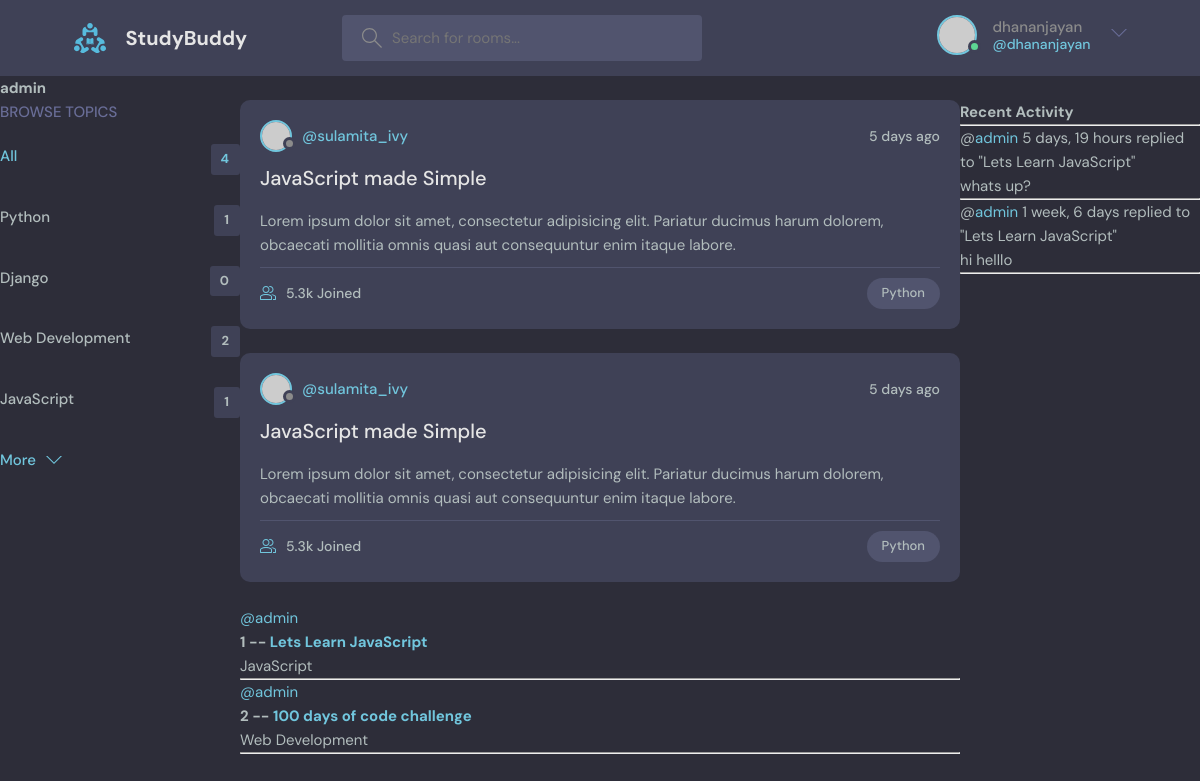
The page /profile/1/ (signed in) on the database its author committed.
### base/models.py (models this page shows, shortened)
class Topic(models.Model):
    name = models.CharField(max_length=200)

class Room(models.Model):
    host = models.ForeignKey(User, on_delete=models.SET_NULL, null=True)
    topic = models.ForeignKey(Topic, on_delete=models.SET_NULL, null=True)
    name = models.CharField(max_length=200)
    discription = models.TextField(null=True, blank=True)
    participants = models.ManyToManyField(User, related_name='participants', blank=True)
    updated = models.DateTimeField(auto_now=True)
    created = models.DateTimeField(auto_now_add=True)
    class Meta:
        ordering = ['-updated','-created']      # display the newest one first (recently updated or created room/post)
    def __str__(self):
        return self.name

class Message(models.Model):
    user = models.ForeignKey(User, on_delete=models.CASCADE)
    room = models.ForeignKey(Room, on_delete=models.CASCADE)  # CASCADE - delete all the messages in the room
    body =  models.TextField()
    updated = models.DateTimeField(auto_now=True)
    created = models.DateTimeField(auto_now_add=True)
    class Meta:
        ordering = ['-updated','-created']
    def __str__(self):
        return self.body[0:50]

### base/views.py (the view)
# urls.py: path('profile/<str:pk>/', views.userProfile, name="user-profile"),
def userProfile(request, pk):
    user = User.objects.get(id=pk)
    rooms = user.room_set.all()
    room_messages = user.message_set.all()
    topics = Topic.objects.all()
    context = {'user':user, 'rooms':rooms, 'room_messages':room_messages, 'topics':topics}
    return render(request, 'base/profile.html', context)

### base/templates/base/profile.html (shortened to what this page needs)
{% extends 'main.html' %}
{% block content %}
<h1>{{user.username}}</h1>
<div class="profile-container">
    <div>
        {% include 'base/topics_component.html' %}
    </div>
    <div>
        {% include 'base/feed_component.html' %}
    </div>
    <div>
        {% include 'base/activity_component.html' %}
    </div>
</div>
{% endblock content %}

### templates/navbar.html (shortened to what this page needs)
{% load static %}
<header class="header header--loggedIn">
    <div class="container">
      <a href="{% url 'home' %}" class="header__logo">
        <img src="{% static 'images/logo.svg' %}" />
        <h1>StudyBuddy</h1>
      </a>
      <form class="header__search" method="GET" action="{% url 'home' %}">
        <label>
          <input name="q" placeholder="Search for rooms..." />
        </label>
      </form>
      <nav class="header__menu">
        {% if request.user.is_authenticated %}
        <div class="header__user">
          <a href="profile.html">
            <div class="avatar avatar--medium active">
              <img src="https://randomuser.me/api/portraits/men/37.jpg" />
            </div>
            <p>{{request.user.username}} <span>@{{request.user.username}}</span></p>
          </a>
          <button class="dropdown-button">
            <svg version="1.1" xmlns="http://www.w3.org/2000/svg" width="32" height="32" viewBox="0 0 32 32">
              <title>chevron-down</title>
              <path d="M16 21l-13-13h-3l16 16 16-16h-3l-13 13z"></path>
            </svg>
          </button>
        </div>
        {% else %}
        <a href="{% url 'login' %}">
          <img src="{% static 'images/avatar.svg' %}" />
          <p>Login</p>
        </a>
        {% endif %}
      </nav>
    </div>
  </header>

### base/templates/base/topics_component.html
<div class="topics">
    <div class="topics__header">
      <h2>Browse Topics</h2>
    </div>
    <ul class="topics__list">
      <li>
        <a href="{% url 'home' %}" class="active">All <span>{{topics.count}}</span></a>
      </li>
      {% for topic in topics %}
      <li>
        <a href="{% url 'home' %}?q={{topic.name}}">{{topic.name}}<span>{{topic.room_set.all.count}}</span></a>
      </li>
      {% endfor %}
    </ul>
    <a class="btn btn--link" href="topics.html">
      More
      <svg version="1.1" xmlns="http://www.w3.org/2000/svg" width="32" height="32" viewBox="0 0 32 32">
        <title>chevron-down</title>
        <path d="M16 21l-13-13h-3l16 16 16-16h-3l-13 13z"></path>
      </svg>
    </a>
  </div>

### base/templates/base/feed_component.html (shortened to what this page needs)
{% for room in rooms %}
<div class="roomListRoom">
    <div class="roomListRoom__header">
      <a href="profile.html" class="roomListRoom__author">
        <div class="avatar avatar--small">
          <img src="https://randomuser.me/api/portraits/women/11.jpg" />
        </div>
        <span>@sulamita_ivy</span>
      </a>
      <div class="roomListRoom__actions">
        <span>5 days ago</span>
      </div>
    </div>
    <div class="roomListRoom__content">
      <a href="room.html">JavaScript made Simple</a>
      <p>
        Lorem ipsum dolor sit amet, consectetur adipisicing elit. Pariatur ducimus harum dolorem, obcaecati
        mollitia omnis quasi aut consequuntur enim itaque labore.
      </p>
    </div>
    <div class="roomListRoom__meta">
      <a href="room.html" class="roomListRoom__joined">
        5.3k Joined
      </a>
      <p class="roomListRoom__topic">Python</p>
    </div>
</div>
{% endfor %}
    {% for room in rooms %}
        <div>
            <a href="{% url 'user-profile' room.host.id %}">@{{room.host.username}}</a>
            <h5>{{room.id}} -- <a href="/room/{{room.id}}">{{room.name}}</a></h5>
            <small>{{room.topic.name}}</small>
            <hr>
        </div>
    {% endfor %}

### base/templates/base/activity_component.html (shortened to what this page needs)
<h3>Recent Activity</h3>
    <hr>
       {% for message in room_messages %}
           <div>
                <small>@<a href="{% url 'user-profile' message.user.id %}">{{message.user}}</a>  {{message.created|timesince}}</small>
                <small>replied to "{{message.room}}"</small>
                <p>{{message}}</p>
                <hr>
            </div>
        {% endfor %}

### base/templates/base/profile.html (style rules this page uses)
.profile-container { display: grid; grid-template-columns: 1fr 3fr 1fr; }

### rows shown on the page
Topic: name "Python", room_set.all.count "1"
Topic: name "Django", room_set.all.count "0"
Topic: name "Web Development", room_set.all.count "2"
Topic: name "JavaScript", room_set.all.count "1"
Room: host.username "admin", id "1", name "Lets Learn JavaScript", topic.name "JavaScript"
Room: host.username "admin", id "2", name "100 days of code challenge", topic.name "Web Development"
Message: user "admin", created "5 days, 19 hours", room "Lets Learn JavaScript", body "whats up?"
Message: user "admin", created "1 week, 6 days", room "Lets Learn JavaScript", body "hi helllo"

### other values the page prints
{{ request.user.username }} "dhananjayan"
{{ user.username }} "admin"
{{ topics.count }} "4"
